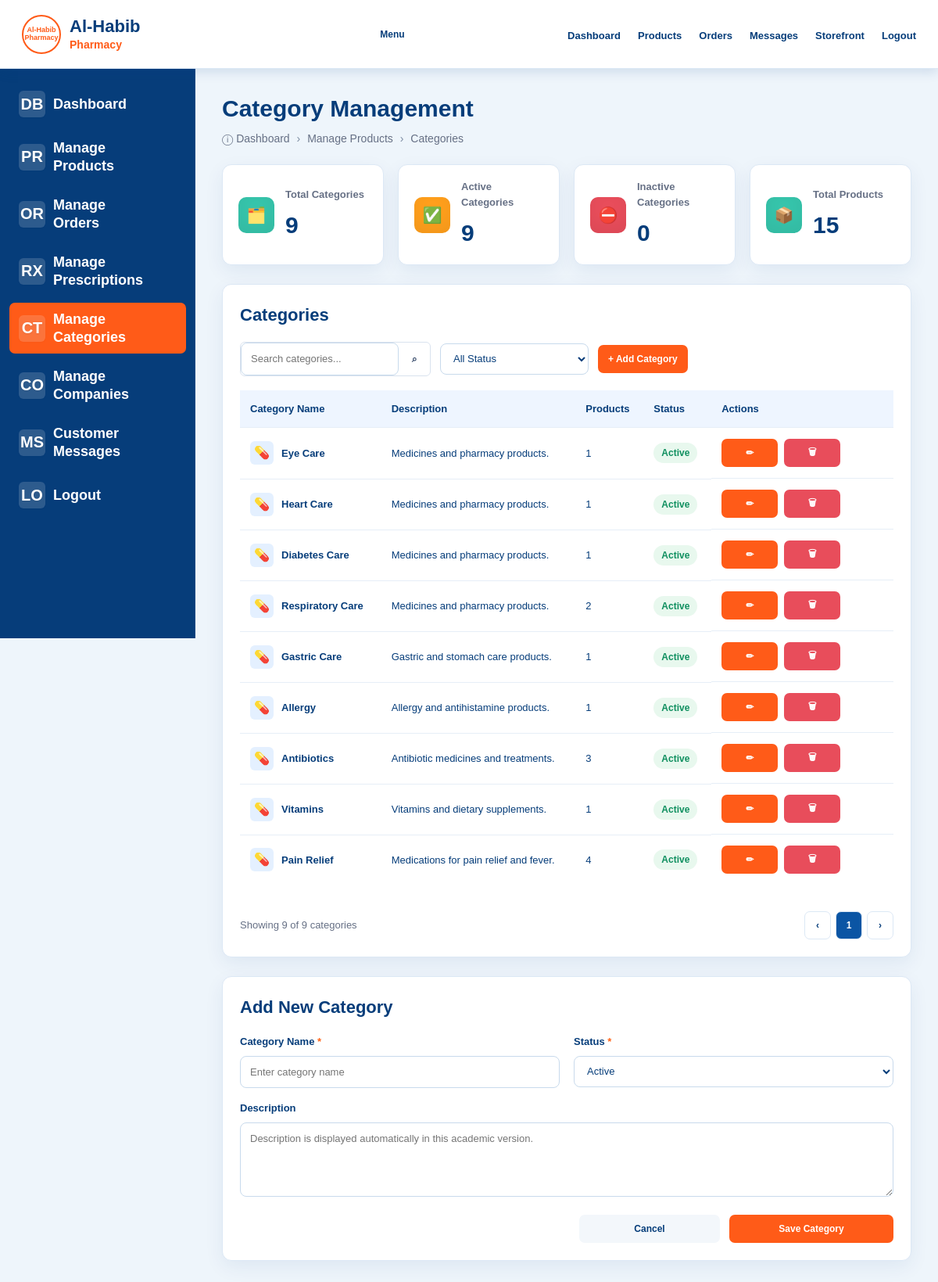
Page /views/fe/admin-categories.php (signed in) on the committed database.
### tables this page shows
CREATE TABLE categories (
    category_id INT AUTO_INCREMENT PRIMARY KEY,
    name VARCHAR(100) NOT NULL
);

### controllers/CategoryController.php (called while the page is built, shortened)
<?php
require_once __DIR__ . "/../models/Category.php";
class CategoryController
{
    private $categoryModel;
    public function __construct($db)
    {
        $this->db = $db;
        $this->categoryModel = new Category($this->db);
    }
    public function index()
    {
        return $this->categoryModel->getAllCategories();
    }
}
?>

### models/Category.php (called while the page is built, shortened)
<?php
class Category
{
    private $db;
    public function __construct($db)
    {
        $this->db = $db;
    }
    public function getAllCategories()
    {
        $sql = "SELECT * FROM categories
                ORDER BY category_id DESC";
        $stmt = $this->db->prepare($sql);
        $stmt->execute();
        return $stmt->fetchAll(PDO::FETCH_ASSOC);
    }
}
?>

### views/fe/admin-categories.php (the view, shortened to what this page needs)
<?php
require_once __DIR__ . "/_app.php";
require_once __DIR__ . "/../../controllers/CategoryController.php";
$db = app_db();
$categoryController = new CategoryController($db);
function categoryDescription($name)
{
    $lower = strtolower($name);
    if (strpos($lower, 'vitamin') !== false) return 'Vitamins and dietary supplements.';
    if (strpos($lower, 'pain') !== false) return 'Medications for pain relief and fever.';
    if (strpos($lower, 'antibiotic') !== false) return 'Antibiotic medicines and treatments.';
    if (strpos($lower, 'allergy') !== false) return 'Allergy and antihistamine products.';
    if (strpos($lower, 'gastric') !== false) return 'Gastric and stomach care products.';
    return 'Medicines and pharmacy products.';
}
function getProductCountByCategory($db, $categoryId)
{
    $stmt = $db->prepare("SELECT COUNT(*) FROM products WHERE category_id = :category_id");
    $stmt->execute([":category_id" => $categoryId]);
    return (int) $stmt->fetchColumn();
}
$editCategory = null;
$search = trim($_GET["search"] ?? "");
$categories = $categoryController->index();
$totalCategories = count($categoryController->index());
$totalProducts = (int) $db->query("SELECT COUNT(*) FROM products")->fetchColumn();
$activeCategories = $totalCategories;
$inactiveCategories = 0;
?>
<!DOCTYPE html>
<html lang="en">
<head>
<?php echo shared_css_links("admin"); ?>
  <link rel="stylesheet" href="../../assets/css/pages/admin-categories.css?v=900">
</head>
<body>
  <?php echo admin_header("categories"); ?>
  <div class="layout">
    <?php echo admin_sidebar("categories"); ?>
    <main class="content">
      <div class="page-title"><h1>Category Management</h1><p>ⓘ Dashboard <span>›</span> Manage Products <span>›</span> Categories</p></div>
      <section class="stats-grid">
        <div class="stat-card"><div class="stat-icon green">🗂️</div><div><p>Total Categories</p><h3><?php echo $totalCategories; ?></h3></div></div>
        <div class="stat-card"><div class="stat-icon orange">✅</div><div><p>Active Categories</p><h3 class="orange-text"><?php echo $activeCategories; ?></h3></div></div>
        <div class="stat-card"><div class="stat-icon red">⛔</div><div><p>Inactive Categories</p><h3 class="red-text"><?php echo $inactiveCategories; ?></h3></div></div>
        <div class="stat-card"><div class="stat-icon green">📦</div><div><p>Total Products</p><h3><?php echo $totalProducts; ?></h3></div></div>
      </section>
      <section class="card">
        <h2>Categories</h2>
        <form class="filters" method="GET" action="admin-categories.php">
          <div class="search-box"><input type="text" name="search" value="<?php echo e($search); ?>" placeholder="Search categories..." /><button type="submit">⌕</button></div>
          <select><option>All Status</option><option>Active</option><option>Inactive</option></select>
          <a class="add-btn" href="#category-form" style="text-decoration:none">+ Add Category</a>
        </form>
        <table><thead><tr><th>Category Name</th><th>Description</th><th>Products</th><th>Status</th><th>Actions</th></tr></thead><tbody>
        <?php foreach ($categories as $category): $count = getProductCountByCategory($db, $category["category_id"]); ?>
          <tr>
            <td><div class="category-name"><span class="cat-icon blue-icon">💊</span><?php echo e($category["name"]); ?></div></td>
            <td><?php echo e(categoryDescription($category["name"])); ?></td>
            <td><?php echo $count; ?></td>
            <td><span class="badge active">Active</span></td>
            <td class="actions">
              <a class="edit" title="Edit" href="admin-categories.php?edit_category=<?php echo $category["category_id"]; ?>#category-form">✏</a>
              <form class="inline-form" method="POST" action="admin-categories.php" onsubmit="return confirm('Delete this category?');">
                <input type="hidden" name="action" value="delete_category"><input type="hidden" name="category_id" value="<?php echo $category["category_id"]; ?>"><button class="delete" title="Delete" type="submit">🗑</button>
              </form>
            </td>
          </tr>
        <?php endforeach; ?>
        </tbody></table>
        <div class="table-footer"><p>Showing <?php echo count($categories); ?> of <?php echo $totalCategories; ?> categories</p><div class="pagination"><button type="button">‹</button><button type="button" class="active-page">1</button><button type="button">›</button></div></div>
      </section>
      <section class="card add-category" id="category-form">
        <h2><?php echo $editCategory ? 'Edit Category' : 'Add New Category'; ?></h2>
        <form method="POST" action="admin-categories.php">
          <div class="form-row"><div class="form-group"><label>Category Name <span>*</span></label><input type="text" name="category_name" value="<?php echo e($editCategory['name'] ?? ''); ?>" placeholder="Enter category name" required /></div><div class="form-group"><label>Status <span>*</span></label><select><option>Active</option><option>Inactive</option></select></div></div>
          <div class="form-group"><label>Description</label><textarea placeholder="Description is displayed automatically in this academic version."></textarea></div>
          <div class="form-actions"><a href="admin-categories.php" class="cancel-btn" style="text-decoration:none;text-align:center">Cancel</a><button type="submit" class="save-btn"><?php echo $editCategory ? 'Update Category' : 'Save Category'; ?></button></div>
        </form>
      </section>
    </main>
  </div>
</body>
</html>

### assets/css/global.css (style rules this page uses)
:root { --ah-blue: #0b55a4; --ah-blue-dark: #063b78; --ah-orange: #ff6418; --ah-green: #0f8f5f; --ah-red: #d93025; --ah-ink: #1f2937; --ah-muted: #667085; --ah-border: #d9e2ef; --ah-bg: #f5f8fc; --ah-card: #ffffff; --ah-shadow: 0 12px 30px rgba(10, 36, 70, 0.1); }
* { box-sizing: border-box; }
html { scroll-behavior: smooth; }
body { margin: 0; font-family: Arial, Helvetica, sans-serif; color: var(--ah-ink); background: var(--ah-bg); line-height: 1.5; }
a { color: var(--ah-blue); }
.content, .cart-page, .checkout-page, .orders-layout, .tracking-page, main { width: min(1180px, calc(100% - 32px)); margin-left: auto; margin-right: auto; }
button, .btn, .add-btn, .save-btn, .checkout-btn, .place-order, .login-btn, .register-btn, .cart-btn { min-height: 42px; border: 0; border-radius: 6px; padding: 10px 16px; background: var(--ah-orange); color: #ffffff; font-weight: 700; cursor: pointer; text-decoration: none; display: inline-flex; align-items: center; justify-content: center; gap: 8px; }
.outline-btn, .cancel-btn, .view-link, .clear-filters, .view-details { min-height: 40px; border: 1px solid var(--ah-border); border-radius: 6px; background: #ffffff; color: var(--ah-blue); font-weight: 700; padding: 9px 14px; text-decoration: none; display: inline-flex; align-items: center; justify-content: center; }
.card, .products-card, .cart-table-card, .summary-card, .shipping-card, .order-summary, .payment-card, .orders-card, .side-card, .track-card, .status-card, .recent-card, .upload-card, .auth-card, .panel { background: var(--ah-card); border: 1px solid var(--ah-border); border-radius: 8px; box-shadow: var(--ah-shadow); }
.products-grid, .related-grid, .products, .categories, .stats-grid { display: grid; gap: 20px; }
table { width: 100%; border-collapse: collapse; background: #ffffff; }
th, td { padding: 13px 14px; text-align: left; border-bottom: 1px solid var(--ah-border); vertical-align: middle; }
th { color: var(--ah-blue-dark); background: #f0f5fb; font-size: 13px; }
.status, .badge, .tag { display: inline-flex; align-items: center; justify-content: center; border-radius: 999px; padding: 5px 10px; font-size: 12px; font-weight: 800; background: #eef4ff; color: var(--ah-blue); }
.delete-btn, .delete, button[name="remove_item"], button[value="delete"] { background: var(--ah-red) !important; }

### assets/css/forms.css (style rules this page uses)
input, select, textarea { width: 100%; min-height: 42px; border: 1px solid var(--ah-border); border-radius: 6px; padding: 10px 12px; font: inherit; color: var(--ah-ink); background: #ffffff; }
textarea { min-height: 120px; resize: vertical; }
label { display: block; margin: 0 0 7px; color: var(--ah-blue-dark); font-weight: 700; }
form { margin: 0; }
.form-group { margin-bottom: 16px; }
.form-row, .two-cols, .form-grid { display: grid; grid-template-columns: repeat(2, minmax(0, 1fr)); gap: 16px; }
.filters, .filters-row, .toolbar form, .orders-tools { display: flex; align-items: center; gap: 12px; flex-wrap: wrap; }
.filters input, .filters select, .filters-row input, .toolbar input, .toolbar select, .orders-tools input, .orders-tools select { width: auto; min-width: 190px; }

### assets/css/navbar.css (style rules this page uses)
:root { --ah-blue: #063d7a; --ah-orange: #ff5b18; --ah-bg: #f3f8fd; --ah-soft-blue: #e6f6ff; --ah-border: #dce8f5; --ah-shadow: 0 8px 24px rgba(6, 61, 122, 0.08); }

### rows in the picture
categories: name "Eye Care", name "Medicines and pharmacy products.", count "1"
categories: name "Heart Care", name "Medicines and pharmacy products.", count "1"
categories: name "Diabetes Care", name "Medicines and pharmacy products.", count "1"
categories: name "Respiratory Care", name "Medicines and pharmacy products.", count "2"
categories: name "Gastric Care", name "Gastric and stomach care products.", count "1"
categories: name "Allergy", name "Allergy and antihistamine products.", count "1"
categories: name "Antibiotics", name "Antibiotic medicines and treatments.", category_id "3"
categories: name "Vitamins", name "Vitamins and dietary supplements.", count "1"
categories: name "Pain Relief", name "Medications for pain relief and fever.", count "4"

### other values in the picture
$link["label"] "Dashboard"
$link["label"] "Products"
$link["label"] "Orders"
$link["label"] "Messages"
$item["icon"] "DB"
$item["label"] "Dashboard"
$item["icon"] "PR"
$item["label"] "Manage Products"
$item["icon"] "OR"
$item["label"] "Manage Orders"
$item["icon"] "RX"
$item["label"] "Manage Prescriptions"
$item["icon"] "CT"
$item["label"] "Manage Categories"
$item["icon"] "CO"
